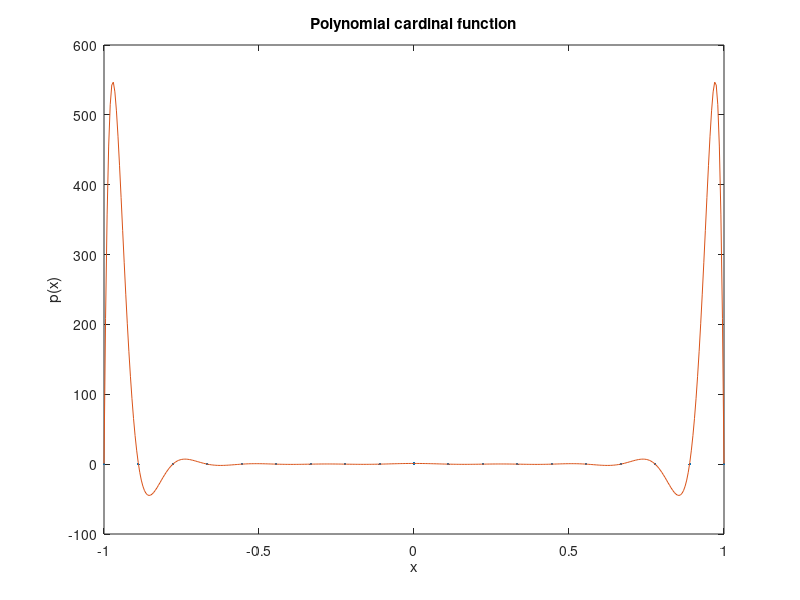

MATLAB code to generate this figure:
%%
n = 18;
t = linspace(-1,1,n+1)';
y = [zeros(9,1);1;zeros(n-9,1)];  % 10th cardinal function
plot(t,y,'.'), hold on
x = linspace(-1,1,400)';
plot(x,interp1(t,y,x,'spline'))
title('Piecewise cubic cardinal function')   % ignore this line
xlabel('x'), ylabel('p(x)')   % ignore this line

%%
% The piecewise cubic cardinal function is nowhere greater than one in
% absolute value. This happens to be true for all the cardinal functions,
% ensuring a good condition number for the interpolation. But the story for
% global polynomials is very different.
clf, plot(t,y,'.')    % ignore this line
c = polyfit(t,y,n);
hold on, plot(x,polyval(c,x))
title('Polynomial cardinal function')     % ignore this line
xlabel('x'), ylabel('p(x)')   % ignore this line

%% 
% From the figure we can see that the condition number for polynomial
% interpolation on these nodes is at least 500. 
